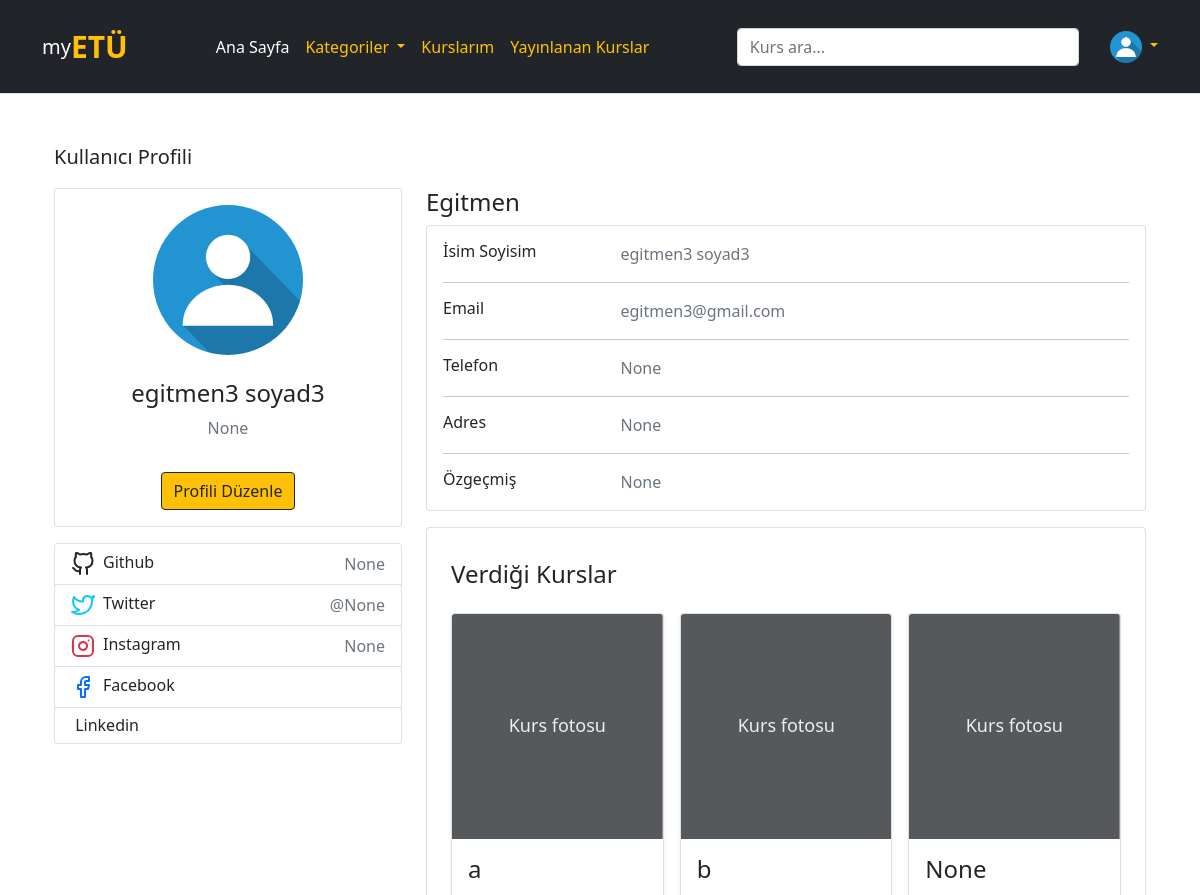
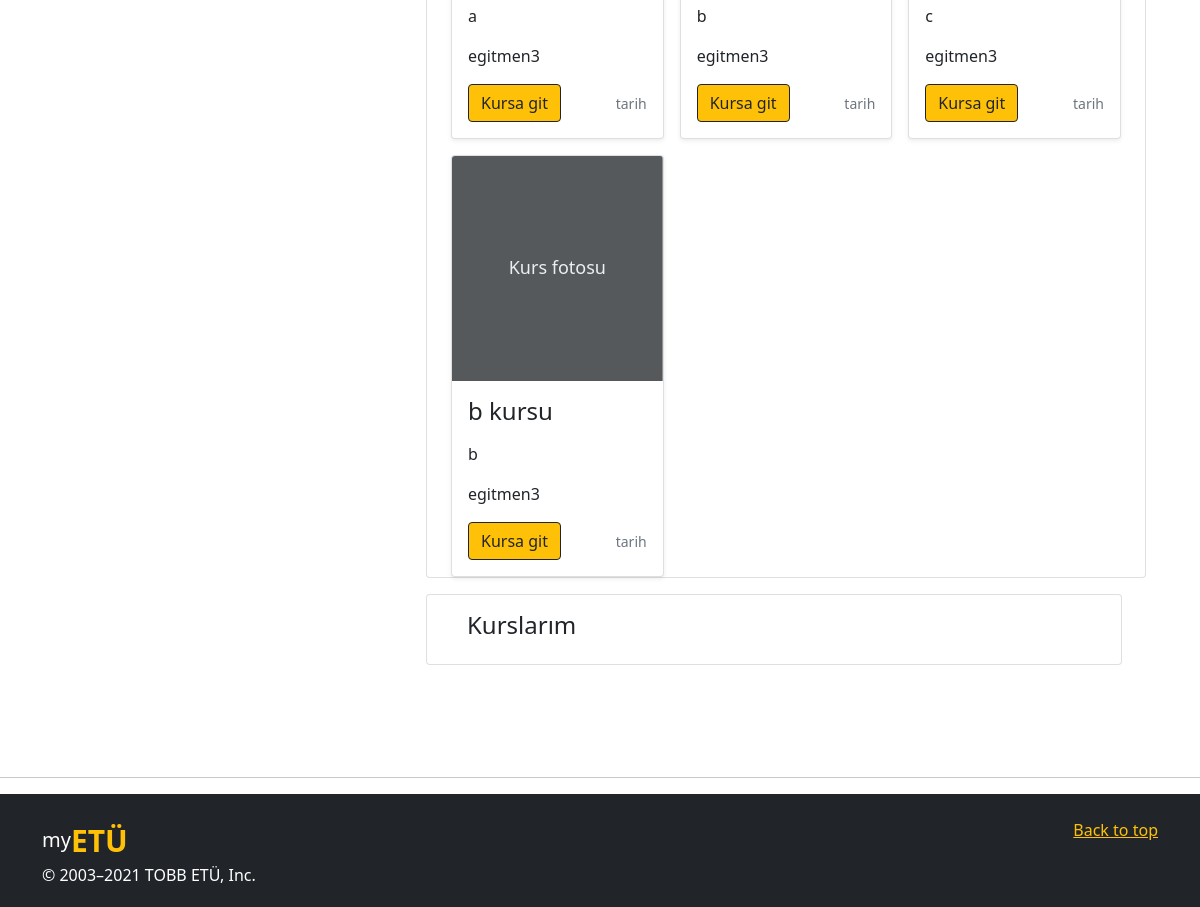
The app's page /profil/4 (signed in) with its own data (2 pictures, top to bottom).
### website/models.py (models this page shows, shortened)
class User(db.Model, UserMixin):
    id = db.Column(db.Integer, primary_key=True, nullable=False)
    email = db.Column(db.String(150), unique=True, nullable=False)
    password = db.Column(db.String(150), nullable=False)
    first_name = db.Column(db.String(50), nullable=False)
    last_name = db.Column(db.String(50), nullable=False)
    date = db.Column(db.DateTime(timezone=True), default=func.now())
    role = db.Column(db.Integer, default = 0)
    unvan = db.Column(db.String(40))
    adres = db.Column(db.String(50))
    telefon = db.Column(db.String(12))
    github = db.Column(db.String(40))
    twitter = db.Column(db.String(40))
    instagram = db.Column(db.String(40))
    linkedin = db.Column(db.String(40))
    subscriptions = db.relationship('Kurs', secondary = 'subs', backref = db.backref('subscribers', lazy = 'dynamic'))
    kurs_yorumlar = db.relationship('KursYorum')
    ders_yorumlar = db.relationship('DersYorum')
    image_file = db.Column(db.String(20), nullable=False, default='default.jpg')

class Egitmen(db.Model):
    id = db.Column(db.Integer, db.ForeignKey('user.id'), primary_key = True, nullable = False)
    ozgecmis = db.Column(db.String(1000))
    age = db.Column(db.Integer)
    verilen_kurslar = db.relationship('Kurs')

class Kurs(db.Model):
    id = db.Column(db.Integer, primary_key=True)
    isim = db.Column(db.String(200))
    kategori = db.Column(db.String(200))
    date = db.Column(db.DateTime(timezone=True), default=func.now())
    kisa_aciklama = db.Column(db.String(100), nullable = True)
    uzun_aciklama = db.Column(db.String(2000), nullable = True)
    dersler = db.relationship('Ders')
    yorumlar = db.relationship('KursYorum')
    egitmen_id = db.Column(db.Integer, db.ForeignKey('egitmen.id'))

### website/views.py (the view)
@views.route('/profil/<int:id>', methods=['GET', 'POST'])
@login_required
def profil(id):
    self_profil = 1
    user = User.query.get_or_404(id)
    kurslar = user.subscriptions
    result2 = db.engine.execute("SELECT DISTINCT kategori FROM Kurs")
    kategoriler = []
    for x in result2:
        a = str(x)
        end = len(a) - 3
        kategoriler.append(a[2:end])
    if user.id != current_user.id:
        self_profil = 0
    if user.role == 1:
        egitmen = Egitmen.query.filter_by(id=user.id).first()
        verilen_kurslar = db.engine.execute("SELECT Kurs.id,isim,kategori,first_name,last_name FROM Kurs, User WHERE Kurs.egitmen_id = User.id")
        return render_template("profil.html", self_profil = self_profil, user = user, egitmen = egitmen, verilen_kurslar = verilen_kurslar, kurslar = kurslar, kategoriler = kategoriler)
    return render_template("profil.html", self_profil = self_profil, user = user, kurslar = kurslar, kategoriler =kategoriler)

### website/__init__.py (called while the page is built)
@login_manager.user_loader
def load_user(id):
    return User.query.get(int(id))

### website/templates/profil.html (shortened to what this page needs)
{% extends "temel.html" %} {% block title %}Hesap{% endblock %} {% block content %}
<div class="container">
    <div class="main-body">
        <nav aria-label="breadcrumb" class="main-breadcrumb mt-5 bg-white">
            <ol class="breadcrumb bg-white">
                <li class="breadcrumb-item active text-dark" style="font-size:20px" aria-current="page"> Kullanıcı Profili</li>
            </ol>
        </nav>
        <div class="row gutters-sm">
            <div class="col-md-4 mb-3">
                <div class="card">
                    <div class="card-body">
                        <div class="d-flex flex-column align-items-center text-center">
                            <img src="../static/profile_pics/{{user.image_file}}" alt="Admin" class="rounded-circle"
                                width="150" height="150">
                            <div class="mt-4">
                                <h4> {{ user.first_name }} {{ user.last_name }} </h4>
                                <p class="text-secondary mb-2"> {{ user.unvan }} </p>
                                {% if self_profil == 1 %}
                                <div><a href="/profil_ayarları" class="btn btn-outline-dark btn-warning mt-3">Profili
                                        Düzenle</a></div>
                                {% else %}
                                <button class="btn btn-outline-dark btn-warning mt-3">Mesaj gönder</button>
                                {% endif %}
                            </div>
                        </div>
                    </div>
                </div>
                <div class="card mt-3">
                    <ul class="list-group list-group-flush">
                        <li class="list-group-item d-flex justify-content-between align-items-center flex-wrap">
                            <h6 class="mb-0">Github</h6>
                            <span class="text-secondary">{{user.github}}</span>
                        </li>
                        <li class="list-group-item d-flex justify-content-between align-items-center flex-wrap">
                            <h6 class="mb-0">Twitter</h6>
                            <span class="text-secondary">@{{user.twitter}}</span>
                        </li>
                        <li class="list-group-item d-flex justify-content-between align-items-center flex-wrap">
                            <h6 class="mb-0">Instagram</h6>
                            <span class="text-secondary">{{user.instagram}}</span>
                        </li>
                        <li class="list-group-item d-flex justify-content-between align-items-center flex-wrap">
                            <h6 class="mb-0">Facebook</h6>
                        </li>
                        <li class="list-group-item d-flex justify-content-between align-items-center flex-wrap">
                            <h6 class="mb-0">
                                </svg>Linkedin</h6>
                        </li>
                    </ul>
                </div>
            </div>
            <div class="col-md-8">
                {% if user.role == 1 %}
                <h4> Egitmen </h4>
                {% endif %}
                <div class="card mb-3">
                    <div class="card-body">
                        <div class="row">
                            <div class="col-sm-3">
                                <h6 class="mb-0">İsim Soyisim</h6>
                            </div>
                            <div class="col-sm-9 text-secondary">
                                {{user.first_name}} {{user.last_name}}
                            </div>
                        </div>
                        <hr>
                        <div class="row">
                            <div class="col-sm-3">
                                <h6 class="mb-0">Email</h6>
                            </div>
                            <div class="col-sm-9 text-secondary">
                                {{user.email}}
                            </div>
                        </div>
                        <hr>
                        <div class="row">
                            <div class="col-sm-3">
                                <h6 class="mb-0">Telefon</h6>
                            </div>
                            <div class="col-sm-9 text-secondary">
                                {% if user.telefon %}
                                ({{user.telefon[0:3]}}) {{user.telefon[3:6]}}-{{user.telefon[6:]}}
                                {% else %}
                                None
                                {% endif %}
                            </div>
                        </div>
                        <hr>
                        <div class="row">
                            <div class="col-sm-3">
                                <h6 class="mb-0">Adres</h6>
                            </div>
                            <div class="col-sm-9 text-secondary">
                                {{user.adres}}
                            </div>
                        </div>
                        <hr>
                        {% if user.role == 1 %}
                        <div class="row">
                            <div class="col-sm-3">
                                <h6 class="mb-0">Özgeçmiş</h6>
                            </div>
                            <div class="col-sm-9 text-secondary">
                                {{egitmen.ozgecmis}}
                            </div>
                        </div>
                        {% endif %}
                    </div>
                </div>
                <div class="row gutters-sm">
                    <div class="col-sm-12 mb-3">
                        {% if user.role == 1 %}
                        <div class="card h-100">
                            <div class="card-body"></div>
                                <div class="container">
                                    <div class="row">
                                        <div class="col-sm-12 ">
                                            <h4 class="fw-light text-dark">Verdiği Kurslar</h4>
                                            <div class="row row-cols-1 row-cols-sm-2 row-cols-md-3 g-3 mt-2 col-decs ">
                                                {% for kurs in verilen_kurslar %}
                                                <div class="col">
                                                    <div class="card h-100 shadow-sm">
                                                        <svg class="bd-placeholder-img card-img-top" width="100%" height="225"
                                                            xmlns="http://www.w3.org/2000/svg" role="img"
                                                            aria-label="Placeholder: Thumbnail"
                                                            preserveAspectRatio="xMidYMid slice" focusable="false">
                                                            <title>{{kurs.isim}}</title>
                                                            <rect width="100%" height="100%" fill="#55595c" /><text x="50%"
                                                                   y="50%" fill="#eceeef" dy=".3em">Kurs fotosu</text>
                                                        </svg>
                                                        <div class="card-body">
                                                            <h4>{{kurs.isim}}</h4>
                                                            <p class="card-text">{{kurs.kategori}}</p>
                                                            <p class="card-text">{{user.first_name}}</p>
                                                            <div class="d-flex justify-content-between align-items-center">
                                                                <div class="btn-group">
                                                                    <a href="#" type="button"
                                                                        class="btn btn-outline-dark btn-warning">Kursa git</a>
                                                                </div>
                                                                <small class="text-muted">tarih</small>
                                                            </div>
                                                        </div>
                                                    </div>
                                                </div>
                                                {% endfor %}
                                                <br>
                                            </div>
                                        </div>
                                    </div>
                                </div>
                            </div>
                        </div>
                        {% endif %}
                        <div class="row gutters-sm">
                            <div class="col-sm-12 mb-3">
                                <div class="card h-100">
                                    <div class="card-body">
                                        <div class="container">
                                            {%if self_profil == 1 %}
                                            <h4 class="fw-light text-dark">Kurslarım</h4>
                                            {% else %}
                                            <h4 class="fw-light text-dark">Aldığı Kurslar</h4>
                                            {% endif %}
                                        </div>
                                    </div>
                                </div>
                            </div>
                        </div>
                    </div>
                </div>
            </div>
        </div>
    </div>
</div>
 {% endblock %}

### website/templates/temel.html (shortened to what this page needs)
<!DOCTYPE html>
<html>
<head>
    <link rel="stylesheet" href="https://stackpath.bootstrapcdn.com/bootstrap/4.4.1/css/bootstrap.min.css"
 />
    <link rel="stylesheet" href="https://stackpath.bootstrapcdn.com/font-awesome/4.7.0/css/font-awesome.min.css"
 />
    <link href="https://cdn.jsdelivr.net/npm/bootstrap@5.0.2/dist/css/bootstrap.min.css" rel="stylesheet"
>
</head>
<body>
    <header class="p-4 mb-3 border-bottom bg-dark text-white">
        <div class="container">
            <div class="d-flex flex-wrap align-items-center justify-content-center justify-content-lg-start">
                <a href="/" style="font-size: 20px;"
                    class="d-flex align-items-center mb-2 mb-lg-0 text-white text-decoration-none">my<span
                        style="font-weight: bold; font-size: 30px;" class="text-warning">ETÜ</span></a>
                <ul class=" text-warning nav col-12 col-lg-auto me-lg-auto mb-2 justify-content-center mb-md-0">
                    <li><a href="/" class="nav-link px-2 text-white">Ana Sayfa</a></li>
                    <li class="dropdown"><a class="dropdown-toggle nav-link px-2 text-warning" data-toggle="dropdown" href="#">Kategoriler </a>
                    </li>
                    <li><a href="/kurslarım" class="nav-link px-2 text-warning">Kurslarım</a></li>
                    {% if current_user.role == 0 %}
                    <li><a href="/egitmen_ol" class="nav-link px-2 text-warning">Eğitmen olarak katıl</a></li>
                    {% else %}
                    <li><a href="/egitmenkurslari" class="nav-link px-2 text-warning">Yayınlanan Kurslar</a></li>
                    {% endif %}
                </ul>
                <form class="col-12 col-lg-4 mb-3 mb-lg-0 me-lg-3" method="POST">
                    <input type="search" class="form-control form-control-dark" placeholder="Kurs ara..."
                        aria-label="Search" name=arama id=arama>
                </form>
                <div class="dropdown text-right">
                    <a href="#" class="d-block link-warning text-decoration-none dropdown-toggle " id="dropdownUser1"
                        data-bs-toggle="dropdown" aria-expanded="false">
                        <img src="../static/profile_pics/{{current_user.image_file}}" alt="mdo" width="32" height="32"
                            class="rounded-circle">
                    </a>
                </div>
            </div>
        </div>
    </header>
    <div class="container">{% block content %} {% endblock %}</div>
    <hr class="featurette-divider bg-dark mt-5">
    <div class="bg-dark pt-4 pb-1  ">
        <footer class="container bg-dark ">
            <p class="float-end"><a class="text-warning" href="#">Back to top</a></p>
            <a href="/" style="font-size: 20px;"
                class="d-flex align-items-center mb-2 mb-lg-0 text-white text-decoration-none">my<span
                    style="font-weight: bold; font-size: 30px;" class="text-warning">ETÜ</span></a>
            <p class="text-white">&copy; 2003–2021 TOBB ETÜ, Inc.</p>
        </footer>
    </div>
</body>

### website/templates/temel.html (style rules this page uses)
.bd-placeholder-img { font-size: 1.125rem; text-anchor: middle; -webkit-user-select: none; -moz-user-select: none; user-select: none; }

### records on screen
User: image_file (placeholder picture), first_name "egitmen3", last_name "soyad3", unvan "None", github "None", twitter "None", instagram "None", email "egitmen3@gmail.com", adres "None"
Egitmen: ozgecmis "None"
Kurs: isim "a", kategori "a"
Kurs: isim "b", kategori "b"
Kurs: isim "None", kategori "c"
Kurs: isim "b kursu", kategori "b"
